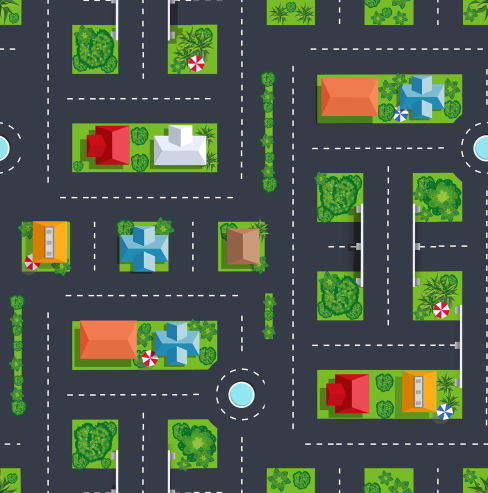
#> input picture assets/background.png, 976 x 986 px (shown at 1/2 size)
$ python test.py
#> lines starting #> are read from the running program, lines starting #| are printed output that depends on the picture
import cv2

# Load the image
img = cv2.imread('assets/background.png')
#> img is the input picture: shape (986, 976, 3); mean B, G, R 72.5, 86.9, 73.6

# Print the original dimensions of the image
print("Original Dimensions : ", img.shape)
#| Original Dimensions :  (986, 976, 3)

# Resize the image
resized_img = cv2.resize(img, (1000,800))
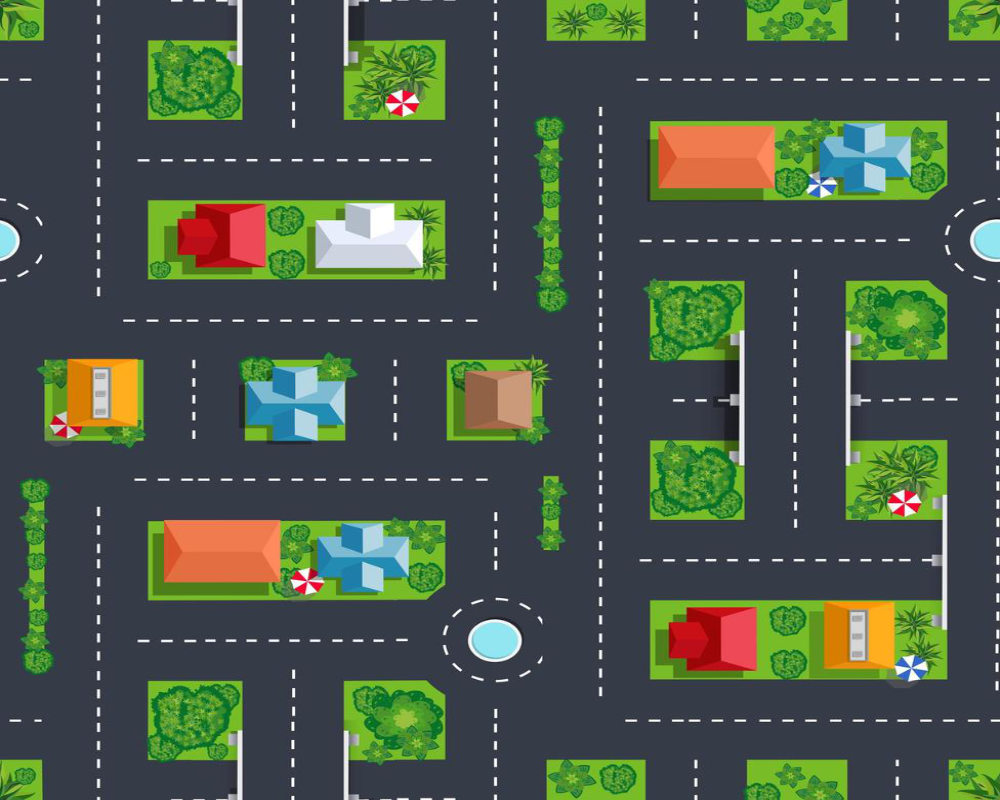
#> resized_img: shape (800, 1000, 3); mean B, G, R 72.4, 86.8, 73.6
cv2.imwrite('assets/background_updated.png', resized_img)

# Print the new dimensions of the image
print("Resized Dimensions : ", resized_img.shape)
#| Resized Dimensions :  (800, 1000, 3)

# Display the original and resized images
cv2.imshow("Original Image", img)
cv2.imshow("Resized Image", resized_img)
cv2.waitKey(0)
cv2.destroyAllWindows()
